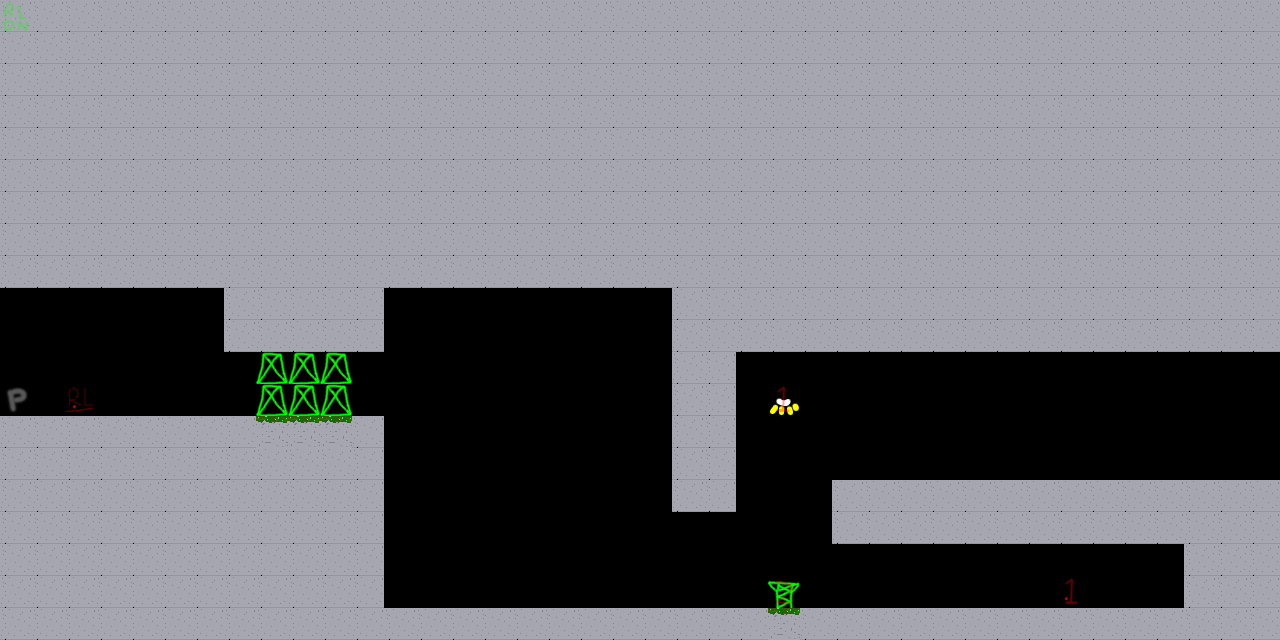

A 2D game scene composited from a Tiled map and its tileset images. What follows is a short description and the map's XML, with each tile layer's data collapsed to a summary:
An orthogonal 40x20 tile map with 32x32 px tiles, 5 tile layers (platforms, objects, backgrounds, defaults, ...), 6 tilesets.

<map version="1.0" orientation="orthogonal" width="40" height="20" tilewidth="32" tileheight="32">
 <properties>
  <property name="name" value="level1" />
 </properties>
 <tileset firstgid="1" name="tile_ground" tilewidth="32" tileheight="32">
  <image source="../sheets/tile_ground.png" width="160" height="192" />
 </tileset>
 <tileset firstgid="31" name="tile_indicators" tilewidth="32" tileheight="32">
  <image source="../sheets/tile_indicators.png" width="256" height="256" />
 </tileset>
 <tileset firstgid="95" name="tile_lights" tilewidth="32" tileheight="32">
  <image source="../sheets/tile_lights.png" width="256" height="256" />
 </tileset>
 <tileset firstgid="159" name="tile_plants" tilewidth="32" tileheight="32">
  <image source="../sheets/tile_plants.png" width="256" height="256" />
 </tileset>
 <tileset firstgid="223" name="tile_special" tilewidth="32" tileheight="32">
  <image source="../sheets/tile_special.png" width="256" height="256" />
 </tileset>
 <tileset firstgid="287" name="tile_switches" tilewidth="32" tileheight="32">
  <image source="../sheets/tile_switches.png" width="256" height="256" />
 </tileset>
 <layer name="platforms" width="40" height="20">
  <data>[800 cells, 564 non-empty, 2 distinct tile ids]</data>
 </layer>
 <layer name="objects" width="40" height="20">
  <data>[800 cells, 14 non-empty, 7 distinct tile ids]</data>
 </layer>
 <layer name="backgrounds" width="40" height="20">
  <data>[800 cells, 0 non-empty, 0 distinct tile ids]</data>
 </layer>
 <layer name="defaults" width="40" height="20" opacity="0.35">
  <data>[800 cells, 4 non-empty, 4 distinct tile ids]</data>
 </layer>
 <layer name="interactions" width="40" height="20" opacity="0.38">
  <data>[800 cells, 6 non-empty, 4 distinct tile ids]</data>
 </layer>
</map>
